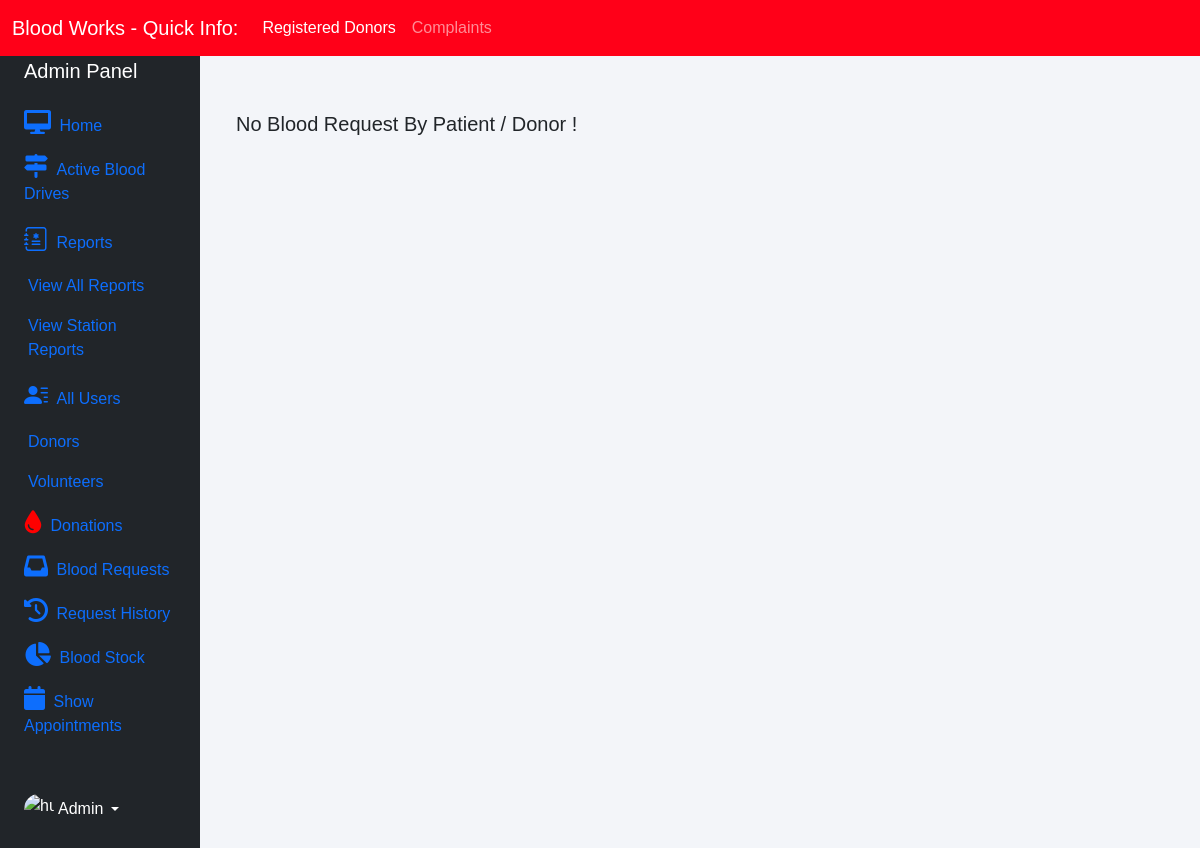
/admin-request (signed in), run on an earlier commit of the app's database.
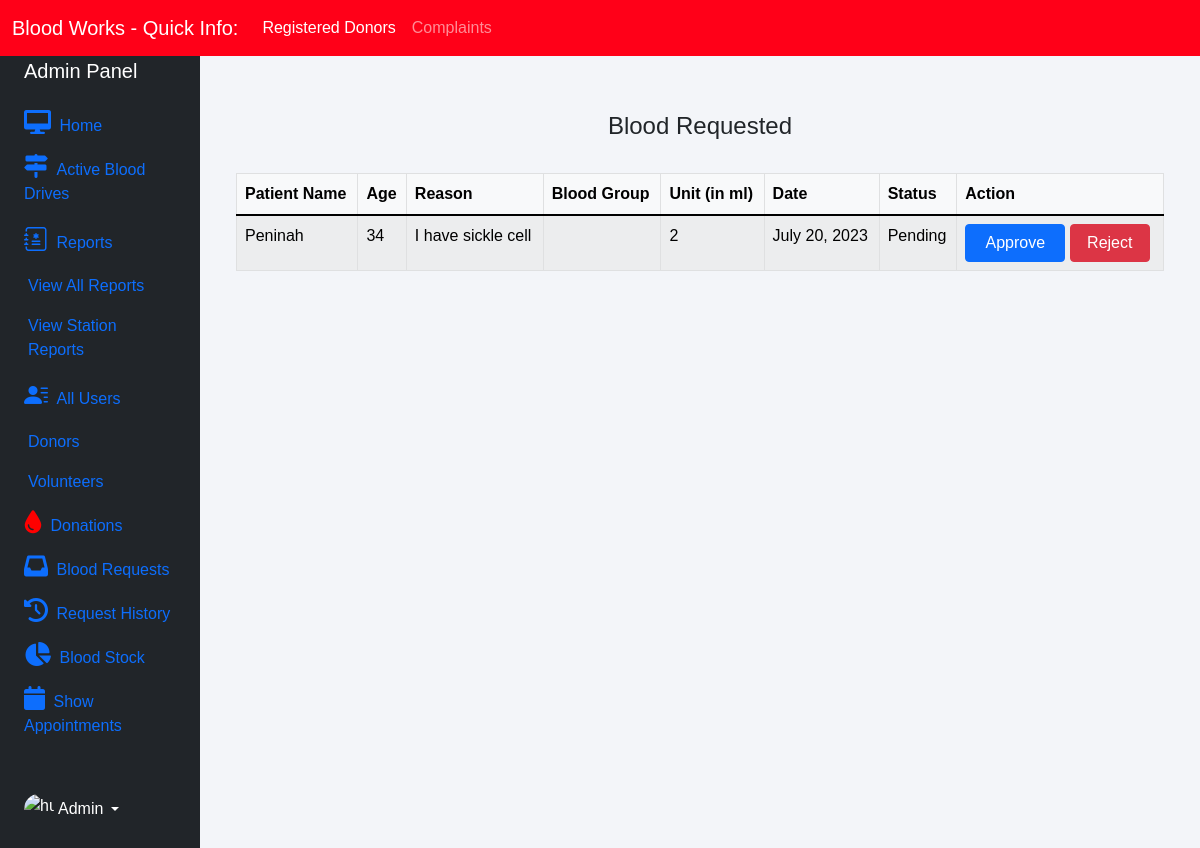
And on a later commit of the database.
### blood/models.py (models this page shows, shortened)
class BloodRequest(models.Model):
    patient_name = models.CharField(max_length=30)
    patient_age = models.PositiveIntegerField()
    email = models.EmailField(default="request@placeholder.com")
    reason = models.CharField(max_length=500)
    blood_group = models.CharField(max_length=10, default='None', choices=blood_groups)
    id_f_photo = models.ImageField(upload_to='assistance/id_front', null=True)
    id_b_photo = models.ImageField(upload_to='assistance/id_back', null=True)
    document = models.FileField(upload_to='assistance/docs/', null=True, blank=True)
    referred_person = models.CharField(max_length=30, default='eg. your doctor')
    referral_mobile = models.CharField(max_length=16, default="doctor's mobile")
    unit = models.PositiveIntegerField(default=0)
    status = models.CharField(max_length=20, default="Pending",
                              choices={('Pending', 'Pending'), ('Approved', 'Approved'), ('Rejected', 'Rejected')})
    date = models.DateField(auto_now=False, default=timezone.datetime.now())

### blood/views.py (the view)
# urls.py: path('admin-request', views.admin_request_view, name='admin-request'),
@login_required(login_url='adminlogin')
def admin_request_view(request):
    requests = models.BloodRequest.objects.all().filter(status='Pending')
    return render(request, 'blood/admin_request.html', {'requests': requests})

### templates/blood/admin_request.html (shortened to what this page needs)
{% extends 'blood/adminbase.html' %}
{% block content %}
{% load widget_tweaks %}
{%load static%}
<br><br>
<div class="container">
    {% if requests %}
    <H4 class="text-center">Blood Requested</H4><br>
    <table class="table table-light table-hover table-bordered table-striped">
        <thead class="bg-info">
            <tr>
                <th scope="col">Patient Name</th>
                <th scope="col">Age</th>
                <th scope="col">Reason</th>
                <th scope="col">Blood Group</th>
                <th scope="col">Unit (in ml)</th>
                <th scope="col">Date</th>
                <th scope="col">Status</th>
                <th class="text-right">Action</th>
            </tr>
        </thead>
        <tbody>
            {% for t in requests %}
            <tr>
                <td> {{t.patient_name}}</td>
                <td>{{t.patient_age}}</td>
                <td>{{t.reason}}</td>
                <td>{{t.bloodgroup}}</td>
                <td>{{t.unit}}</td>
                <td>{{t.date}}</td>
                <td>{{t.status}}</td>
                <td class="text-right">
                    <button class="btn btn-primary badge-pill" style="width: 100px;"><a  style="text-decoration: none;color: white;" href="{% url 'update-approve-status' t.id  %}">Approve</a> </button>
                    <button class="btn btn-danger badge-pill" style="width: 80px;"><a  style="text-decoration: none;color: white;" href="{% url 'update-reject-status' t.id  %}">Reject</a> </button>
                </td>
            </tr>
            {% endfor %}
        </tbody>
    </table>
{% else %}
<h5>No Blood Request By Patient / Donor !</h5>
{% endif %}
</div>
{% endblock content %}

What changed in the data, as far as the page shows it:
added BloodRequest: patient_name "Peninah", patient_age "34", reason "I have sickle cell", unit "2", date "July 20, 2023", status "Pending"
Also different on the page:
text no longer shown: "No Blood Request By Patient / Donor !"
text now shown: "Blood Requested Patient Name Age Reason Blood Group Unit (in ml) Date Status Action"
